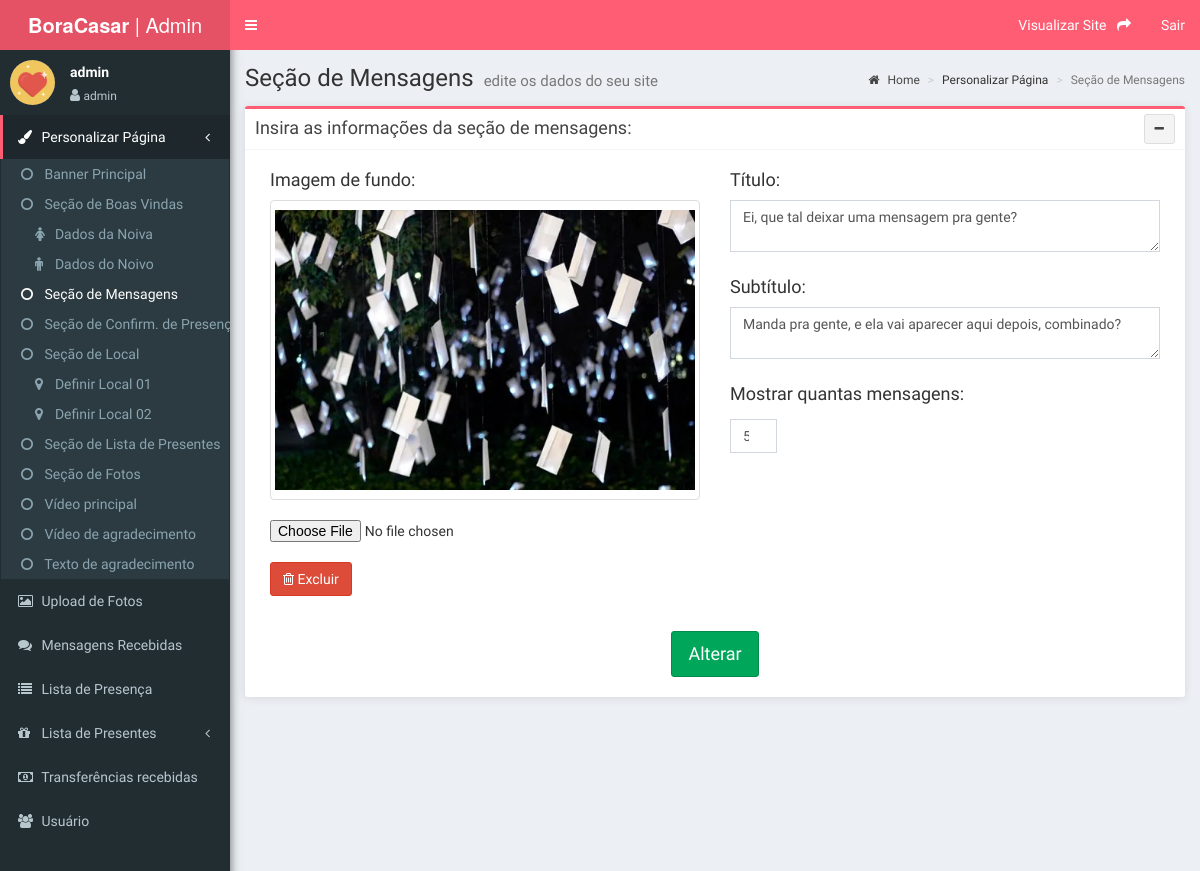
The page /personalizar-secao-mensagens (signed in) on the database its author committed.
### tables this page shows
CREATE TABLE `meusite` (
  `id` int NOT NULL,
  `titulo` text,
  `video` text,
  `cabecalho_imagem` text,
  `titulo_banner` text,
  `data_casamento` date DEFAULT NULL,
  `section01_titulo` text,
  `section01_subtitulo` text,
  `section01_texto` text,
  `local_titulo` text,
  `local_subtitulo` text,
  `local_imagem` text,
  `local_local01_titulo` text,
  `local_local01_horario` text,
  `local_local01_texto` text,
  `local_local01_imagem` text,
  `local_local01_mapa` text,
  `noiva_nome` text,
  `noiva_desc` text,
  `noiva_img` text,
  `noivo_nome` text,
  `noivo_desc` text,
  `noivo_img` text,
  `mensagens_titulo` text,
  `mensagens_subtitulo` text,
  `mensagens_imagem` text,
  `mensagens_quantidade` int DEFAULT NULL,
  `presenca_titulo` text,
  `presenca_subtitulo` text,
  `presenca_aviso` text,
  `fotos_titulo` text,
  `fotos_subtitulo` text,
  `presentes_titulo` text,
  `presentes_subtitulo` text,
  `pix` text,
  `pix_img` text,
  `video_presente` text,
  `brand` text,
  `texto_presente` text,
  `local_local02_titulo` text,
  `local_local02_horario` text,
  `local_local02_texto` text,
  `local_local02_imagem` text,
  `local_local02_mapa` text,
  `locais` int DEFAULT NULL,
  `tem_lista` int DEFAULT NULL,
  `data_local02` date DEFAULT NULL,
  `data_local01` date DEFAULT NULL,
  PRIMARY KEY (`id`)
);

### banco-meusite.php (called while the page is built, shortened)
<?php
function listaMeusite($conexao) {
    $query = "select * from meusite";
    $resultado = mysqli_query($conexao, $query);
    return mysqli_fetch_assoc($resultado);
}

### personalizar-secao-mensagens.php (the view, shortened to what this page needs)
<?php
require_once 'header.php';
require_once 'conecta.php';
require_once 'banco-meusite.php';
$infos = listaMeusite($conexao);
?>
  <div class="content-wrapper">
    <section class="content-header">
      <h1>
        Seção de Mensagens
        <small>edite os dados do seu site</small>
      </h1>
      <ol class="breadcrumb">
        <li><a href="/"><i class="fa fa-home"></i> Home</a></li>
        <li>Personalizar Página</li>
        <li class="active">Seção de Mensagens</li>
      </ol>
    </section>
    <section class="content">
      <form action="altera-secao-mensagens.php" method="POST" enctype="multipart/form-data">
        <div class="box">
          <div class="box-header with-border">
            <h3 class="box-title">Insira as informações da seção de mensagens:</h3>
            <div class="pull-right box-tools">
              <button type="button" class="btn btn-default btn-sm" data-widget="collapse" data-toggle="tooltip" title="" data-original-title="Collapse">
                <i class="fa fa-minus"></i></button>
            </div>
          </div>
          <div class="box-body pad" style="">
            <div class="col-md-6">
              <div class="form-group">
                <h4>Imagem de fundo:</h4>
                      <?php if (!empty($infos['mensagens_imagem'])): ?>
                      <img id="blah" src="upload/<?= ($infos['mensagens_imagem']) ?>" class="thumbnail img-rounded img-md"/>
                      <input id="imgLocalInput" value="<?= ($infos['mensagens_imagem']) ?>" type="file" name="mensagens_imagem" class="form-control-file" accept=".jpg, .jpeg, .heic, .webp">
                      <br>
                      <a data-url="apaga-foto-mensagens?id=" data-id="<?= $infos['mensagens_imagem'] ?>" class="btn btn-danger" data-toggle="modal" data-target="#modal-excluir">
                        <i class="fa fa-trash-o"></i> Excluir
                            </a>
                        <?php else: ?>
                        <img id="blah" src="img/img.jpg" class="thumbnail img-rounded img-md" />
                        <input id="imgLocalInput" value="<?= ($infos['mensagens_imagem']) ?>" type="file" name="mensagens_imagem" class="form-control-file" accept=".jpg, .jpeg, .heic, .webp">
                    <?php endif; ?>
                    </div>
            </div>
            <div class="col-md-6">
              <div class="form-group">
                <h4>Título:</h4>
                <textarea name="mensagens_titulo" class="form-control"><?= htmlspecialchars($infos['mensagens_titulo']) ?></textarea>
              </div>
            </div>
            <div class="col-md-6">
              <div class="form-group">
                <h4>Subtítulo:</h4>
                <textarea name="mensagens_subtitulo" class="form-control"><?= htmlspecialchars($infos['mensagens_subtitulo']) ?></textarea>
              </div>
            </div>
            <div class="col-md-6">
              <div class="form-group">
                <h4>Mostrar quantas mensagens:</h4>
              </div>
            </div>
            <div class="col-md-1">
              <div class="form-group">
                <input value="<?= ($infos['mensagens_quantidade']) ?>" type="number" name="mensagens_quantidade" class="form-control">
              </div>
            </div>
          </div>
                  <div class="row">
          <div class="center-block text-center">
            <input type="submit" class="btn btn-success btn-lg margin-bottom margin" value="Alterar">
          </div>
        </div>
        </div>
      </form>
    </section>
  </div>
<?php
require_once 'footer.php';
?>

### rows shown on the page
meusite: mensagens_imagem (picture), mensagens_titulo "Ei, que tal deixar uma mensagem pra gente?", mensagens_subtitulo "Manda pra gente, e ela vai aparecer aqui depois, combinado?", mensagens_quantidade "5"

### other values the page prints
$_SESSION["usuario_nome"] "admin"
$_SESSION["usuario_permissao"] "admin"
